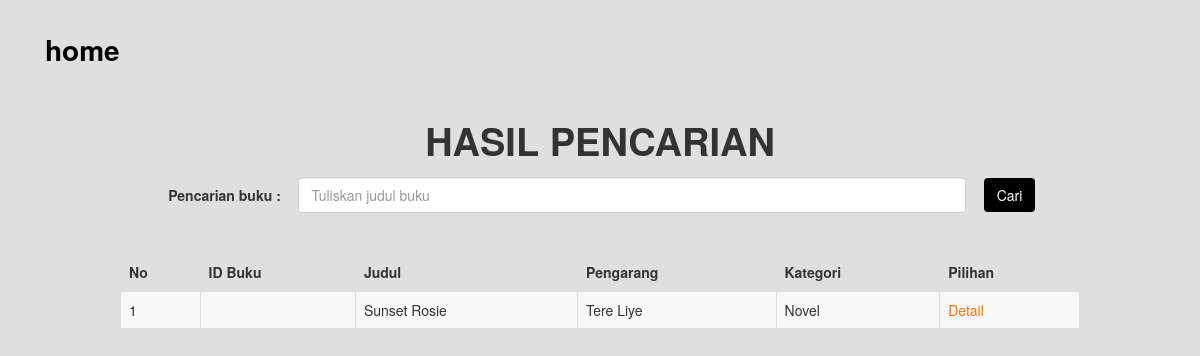
/searchBooks.php?title=Sunset Rosie, run on the app's committed database.
### tables this page shows
CREATE TABLE `buku` (
  `id_buku` varchar(6) NOT NULL,
  `ISBN` varchar(13) NOT NULL,
  `Judul` varchar(20) NOT NULL,
  `id_kategori` varchar(6) NOT NULL,
  `Pengarang` varchar(20) NOT NULL,
  `Penerbit` varchar(20) NOT NULL,
  `kota_terbit` varchar(20) NOT NULL,
  `editor` varchar(20) NOT NULL,
  `file_gambar` varchar(60) NOT NULL,
  `tgl_update` timestamp NOT NULL DEFAULT CURRENT_TIMESTAMP ON UPDATE CURRENT_TIMESTAMP,
  `stok` int(3) NOT NULL,
  `stok_tersedia` int(3) NOT NULL
);

CREATE TABLE `kategori` (
  `id_kategori` varchar(6) NOT NULL,
  `nama` varchar(20) NOT NULL
);

### searchBooks.php (the view, shortened to what this page needs)
<?php
	$error = false;
	$Judul = $_GET['title'];
	require_once('db_login.php');
	$db = new mysqli($db_host, $db_username, $db_password, $db_database);
?>
<!DOCTYPE HTML>
<html>
<head>
  <link href="assets/css/bootstrap.css" rel="stylesheet">
  <link href="assets/css/style.css" rel="stylesheet">
  <link href="assets/css/font-awesome.css" rel="stylesheet">
</head>
<body class="bg-gray">
	<nav id="mainNav" class="navbar navbar-default navbar-custom">
		<div class="container">
			<div class="container-fluid">
				<div class="navbar-header page-scroll">
					<a class="navbar-brand page-scroll" href="index.php">home</a>
				</div>
			</div>
		</div>
	</nav>
<center>
<div id="page" class="animated fadeInDown delay-05s">
  <div class="container" align="center" id="search2">
    <h2 class="section-heading">Hasil Pencarian</h2>
    <form action="searchBooks.php" method="GET">
      <table style="width:100%">
        <tr>
          <td align="right" style="width:22%"><b>Pencarian buku : </b></td>
          <td align="center"><input class="form-control" placeholder="Tuliskan judul buku" type="text" name="title" /></td>
          <td><input class="btn" type="submit" value="Cari" /></td>
        </tr>
      </table>
    </form>
  </div>
	<br /><br />
		<?php
		if(!($error)){
			$query="SELECT buku.*,kategori.nama FROM buku LEFT JOIN kategori ON buku.id_kategori = kategori.id_kategori WHERE Judul LIKE '%".$Judul."%'";
			$result = $db->query( $query );
			if (!$result){
				die ("Could not query the database: <br />". $db->error);
			}else{
				echo'<table class="table table-striped table-bordered table-center" align="center" style="width:80%">';
			      	echo'<thead><tr>';
                echo'<th>No</th>';
				        echo'<th>ID Buku</th>';
				      	echo'<th>Judul</th>';
				        echo'<th>Pengarang</th>';
				      	echo'<th>Kategori</th>';
                echo'<th>Pilihan</th>';
			      	echo'</tr></thead>';
              $j = 1;
				while ($row = $result->fetch_object()){
					echo '<tr>';
          echo '<td>'.$j.'</td>';
					echo '<td>'.$row->no_buku.'</td>';
					echo '<td>'.$row->Judul.'</td>';
					echo '<td>'.$row->Pengarang.'</td>';
					echo '<td>'.$row->nama.'</td>';
					echo '<td><a class="a" href="detailBook.php?id_buku='.$row->id_buku.'">  Detail  </a></td>';
					echo '</tr>';
          $j++;
				}
				 echo '</table>';
	    }
		}else {
			echo "Maaf, Anda belum memasukkan kunci pencarian";
		}
	?>
	</div>
</body>
</html>

### assets/css/style.css (style rules this page uses)
body { overflow-x: hidden; font-family: "Roboto Slab", "Helvetica Neue", Helvetica, Arial, sans-serif; }
h1, h2, h3, h4, h5, h6 { font-family: "Montserrat", "Helvetica Neue", Helvetica, Arial, sans-serif; text-transform: uppercase; font-weight: 700; }
.bg-gray { background-color: #dfdfdf; }
.navbar-custom { background-color: #222222; border-color: transparent; }
.navbar-custom .navbar-brand { color: #000; font-weight: bold; font-family: "Montserrat", "Helvetica Neue", Helvetica, Arial, cursive; }
@media (min-width: 768px) { .navbar-custom { background-color: transparent; padding: 25px 0; -webkit-transition: padding 0.3s; -moz-transition: padding 0.3s; transition: padding 0.3s; border: none; } }
@media (min-width: 768px) { .navbar-custom .navbar-brand { font-size: 2em; -webkit-transition: all 0.3s; -moz-transition: all 0.3s; transition: all 0.3s; } }
section h2.section-heading, .section-heading { font-size: 38px; margin-top: 0; margin-bottom: 15px; }
.animated { -webkit-animation-duration: 1s; animation-duration: 1s; -webkit-animation-fill-mode: both; animation-fill-mode: both; }
.fadeInDown { -webkit-animation-name: fadeInDown; animation-name: fadeInDown; }
.delay-05s { animation-delay: 0.5s; -webkit-animation-delay: 0.5s; }
.form-control { display: block; width: 95%; height: 36px; padding: 6px 12px; font-size: 14px; line-height: 1.42857143; color: #555; background-color: #fff; background-image: none; border: 1px solid #ccc; border-radius: 4px; -webkit-box-shadow: inset 0 1px 1px rgba(0, 0, 0, .075); box-shadow: inset 0 1px 1px rgba(0, 0, 0, .075); -webkit-transition: border-color ease-in-out .15s, -webkit-box-shadow ease-in-out .15s; -o-transition: border-color ease-in-out .15s, box-shadow ease-in-out .15s; transition: border-color ease-in-out .15s, box-shadow ease-in-out .15s; }
.a, .a:focus { text-decoration: none; background-color: transparent; color: #FF6F00; }

### data on the page
buku: Judul "Sunset Rosie", Pengarang "Tere Liye", id_kategori.nama "Novel"
